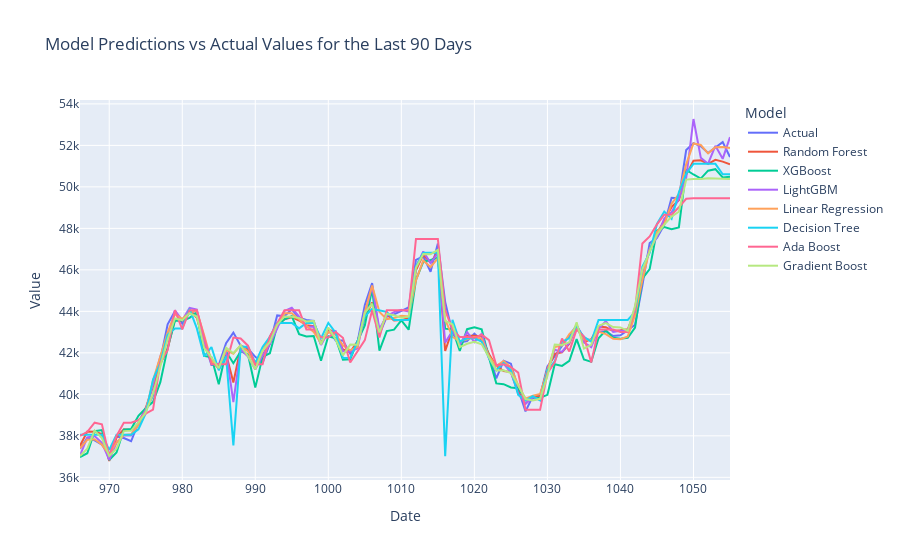

Notebook code cell kept with this figure:
### Markdown cell above
## Visualizing scores and forecast

### Code cell
predictions_df = pd.DataFrame({
    'Date': data_valid.index,
    'Actual': valid_y,
    'Linear Regression': y_pred_linear_reg,
    'Decision Tree': y_pred_decision_tree,
    'Random Forest': y_pred_random_forest, 
    'XGBoost': y_pred_xgb,
    'LightGBM': y_pred_lgb,
    'Ada Boost': y_pred_adaboost,
    'Gradient Boost': y_pred_gradient_boosting    
})

melted_df = predictions_df.melt(id_vars='Date', value_vars=['Actual', 'Random Forest', 'XGBoost', 'LightGBM', 'Linear Regression','Decision Tree','Ada Boost','Gradient Boost'], var_name='Model', value_name='Value')
fig = px.line(melted_df, x='Date', y='Value', color='Model', title='Model Predictions vs Actual Values for the Last 90 Days')
fig.show()
